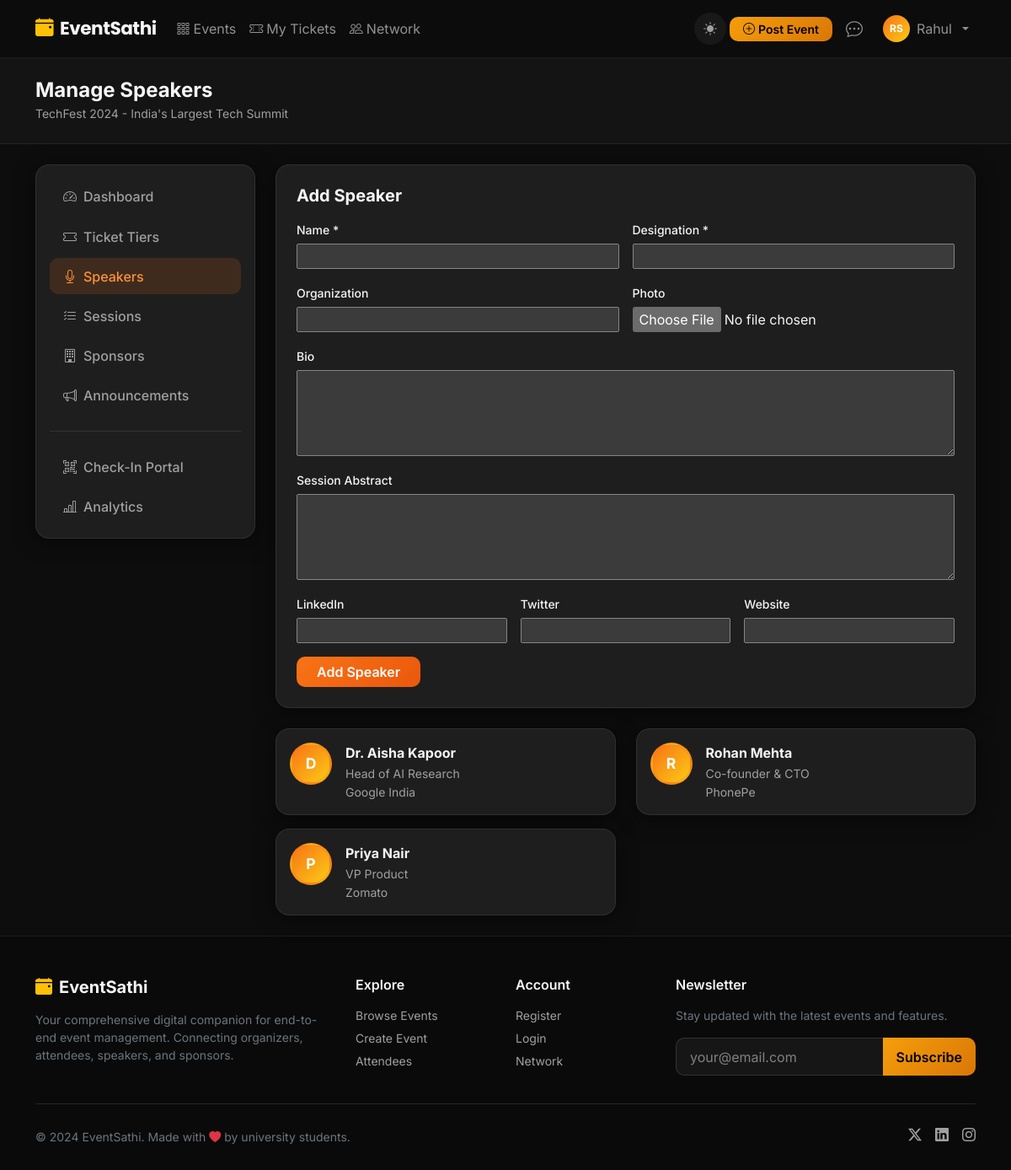
Screenshot of /events/techfest-2024/manage/speakers/ (signed in) with the database file from the repository.
### events/models.py (models this page shows, shortened)
class Event(models.Model):
    STATUS_CHOICES = [
        ('draft', 'Draft'),
        ('published', 'Published'),
        ('ongoing', 'Ongoing'),
        ('completed', 'Completed'),
        ('cancelled', 'Cancelled'),
    ]
    CATEGORY_CHOICES = [
        ('conference', 'Conference'),
        ('workshop', 'Workshop'),
        ('seminar', 'Seminar'),
        ('webinar', 'Webinar'),
        ('hackathon', 'Hackathon'),
        ('cultural', 'Cultural'),
        ('sports', 'Sports'),
        ('networking', 'Networking'),
        ('other', 'Other'),
    ]
    organizer = models.ForeignKey(User, on_delete=models.CASCADE, related_name='organized_events')
    title = models.CharField(max_length=300)
    slug = models.SlugField(max_length=300, unique=True)
    description = models.TextField()
    category = models.CharField(max_length=50, choices=CATEGORY_CHOICES, default='conference')
    banner = models.ImageField(upload_to='event_banners/', blank=True, null=True)
    start_date = models.DateTimeField()
    end_date = models.DateTimeField()
    registration_start = models.DateTimeField(blank=True, null=True)
    registration_end = models.DateTimeField(blank=True, null=True)
    venue = models.CharField(max_length=300)
    city = models.CharField(max_length=100)
    is_virtual = models.BooleanField(default=False)
    virtual_link = models.URLField(blank=True)
    max_capacity = models.PositiveIntegerField(default=100)
    status = models.CharField(max_length=20, choices=STATUS_CHOICES, default='published')
    is_featured = models.BooleanField(default=False)
    tags = models.CharField(max_length=500, blank=True)
    created_at = models.DateTimeField(auto_now_add=True)
    updated_at = models.DateTimeField(auto_now=True)
    class Meta:
        ordering = ['-start_date']

class Speaker(models.Model):
    event = models.ForeignKey(Event, on_delete=models.CASCADE, related_name='speakers')
    user = models.ForeignKey(User, on_delete=models.SET_NULL, null=True, blank=True, related_name='speaker_profiles')
    name = models.CharField(max_length=200)
    designation = models.CharField(max_length=200)
    organization = models.CharField(max_length=200, blank=True)
    bio = models.TextField()
    photo = models.ImageField(upload_to='speaker_photos/', blank=True, null=True)
    abstract = models.TextField(blank=True)
    linkedin = models.URLField(blank=True)
    twitter = models.URLField(blank=True)
    website = models.URLField(blank=True)

### events/views.py (the view)
# urls.py: path('<slug:slug>/manage/speakers/', views.manage_speakers, name='manage_speakers'),
@login_required
def manage_speakers(request, slug):
    event = get_object_or_404(Event, slug=slug, organizer=request.user)
    form = SpeakerForm(request.POST or None, request.FILES or None)
    if request.method == 'POST' and form.is_valid():
        speaker = form.save(commit=False)
        speaker.event = event
        speaker.save()
        messages.success(request, 'Speaker added!')
        return redirect('manage_speakers', slug=slug)
    speakers = event.speakers.all()
    return render(request, 'events/manage/speakers.html', {'event': event, 'form': form, 'speakers': speakers})

### events/forms.py
class SpeakerForm(forms.ModelForm):
    class Meta:
        model = Speaker
        fields = ['name', 'designation', 'organization', 'bio', 'photo', 'abstract', 'linkedin', 'twitter', 'website']
        widgets = {
            'bio': forms.Textarea(attrs={'rows': 4}),
            'abstract': forms.Textarea(attrs={'rows': 4}),
        }

### templates/events/manage/speakers.html (shortened to what this page needs)
{% extends 'base.html' %}
{% block content %}
<div class="py-4" style="background:var(--es-dark-2);border-bottom:1px solid var(--es-border);">
    <div class="container"><h4 class="fw-bold mb-0">Manage Speakers</h4><small class="text-muted">{{ event.title }}</small></div>
</div>
<div class="container py-4">
    <div class="row gy-4">
        <div class="col-lg-3">
            <div class="card p-3 manage-sidebar">
                <nav class="nav flex-column gap-1">
                    <a class="nav-link" href="{% url 'event_manage' event.slug %}"><i class="bi bi-speedometer2 me-2"></i>Dashboard</a>
                    <a class="nav-link" href="{% url 'manage_tickets' event.slug %}"><i class="bi bi-ticket me-2"></i>Ticket Tiers</a>
                    <a class="nav-link active" href="{% url 'manage_speakers' event.slug %}"><i class="bi bi-mic me-2"></i>Speakers</a>
                    <a class="nav-link" href="{% url 'manage_sessions' event.slug %}"><i class="bi bi-list-check me-2"></i>Sessions</a>
                    <a class="nav-link" href="{% url 'manage_sponsors' event.slug %}"><i class="bi bi-building me-2"></i>Sponsors</a>
                    <a class="nav-link" href="{% url 'manage_announcements' event.slug %}"><i class="bi bi-megaphone me-2"></i>Announcements</a>
                    <hr class="border-secondary">
                    <a class="nav-link" href="{% url 'check_in' event.slug %}"><i class="bi bi-qr-code-scan me-2"></i>Check-In Portal</a>
                    <a class="nav-link" href="{% url 'event_analytics' event.slug %}"><i class="bi bi-bar-chart-line me-2"></i>Analytics</a>
                </nav>
            </div>
        </div>
        <div class="col-lg-9">
            <div class="card p-4 mb-4">
                <h5 class="fw-bold mb-3">Add Speaker</h5>
                <form method="post" enctype="multipart/form-data" novalidate>
                    <div class="row g-3">
                        <div class="col-md-6"><label class="form-label small">Name *</label>{{ form.name }}</div>
                        <div class="col-md-6"><label class="form-label small">Designation *</label>{{ form.designation }}</div>
                        <div class="col-md-6"><label class="form-label small">Organization</label>{{ form.organization }}</div>
                        <div class="col-md-6"><label class="form-label small">Photo</label>{{ form.photo }}</div>
                        <div class="col-12"><label class="form-label small">Bio</label>{{ form.bio }}</div>
                        <div class="col-12"><label class="form-label small">Session Abstract</label>{{ form.abstract }}</div>
                        <div class="col-md-4"><label class="form-label small">LinkedIn</label>{{ form.linkedin }}</div>
                        <div class="col-md-4"><label class="form-label small">Twitter</label>{{ form.twitter }}</div>
                        <div class="col-md-4"><label class="form-label small">Website</label>{{ form.website }}</div>
                    </div>
                    <button type="submit" class="btn btn-primary mt-3 px-4">Add Speaker</button>
                </form>
            </div>
            {% if speakers %}
            <div class="row gy-3">
                {% for speaker in speakers %}
                <div class="col-md-6">
                    <div class="card p-3">
                        <div class="d-flex gap-3">
                            {% if speaker.photo %}<img src="{{ speaker.photo.url }}" style="width:50px;height:50px;border-radius:50%;object-fit:cover;" alt="">
                            {% else %}<div class="speaker-avatar" style="width:50px;height:50px;font-size:1.1rem;flex-shrink:0;">{{ speaker.name|first|upper }}</div>{% endif %}
                            <div>
                                <div class="fw-bold">{{ speaker.name }}</div>
                                <small class="text-muted">{{ speaker.designation }}</small>
                                {% if speaker.organization %}<small class="text-muted d-block">{{ speaker.organization }}</small>{% endif %}
                            </div>
                        </div>
                    </div>
                </div>
                {% endfor %}
            </div>
            {% endif %}
        </div>
    </div>
</div>
{% endblock %}

### templates/base.html (shortened to what this page needs)
<!DOCTYPE html>
<html lang="en" data-theme="dark">
<head>
    <link href="https://cdn.jsdelivr.net/npm/bootstrap@5.3.2/dist/css/bootstrap.min.css" rel="stylesheet">
    <link href="https://cdn.jsdelivr.net/npm/bootstrap-icons@1.11.3/font/bootstrap-icons.css" rel="stylesheet">
    {% load static %}
    <link rel="stylesheet" href="{% static 'css/style.css' %}">
</head>
<body>
<nav class="navbar navbar-expand-lg navbar-dark sticky-top" id="mainNav">
    <div class="container">
        <a class="navbar-brand fw-bold" href="{% url 'home' %}">
            <i class="bi bi-calendar-event-fill me-2 text-warning"></i>EventSathi
        </a>
        <div class="collapse navbar-collapse" id="navbarNav">
            <ul class="navbar-nav me-auto">
                <li class="nav-item">
                    <a class="nav-link" href="{% url 'event_list' %}"><i class="bi bi-grid-3x3-gap me-1"></i>Events</a>
                </li>
                {% if user.is_authenticated %}
                <li class="nav-item">
                    <a class="nav-link" href="{% url 'my_tickets' %}"><i class="bi bi-ticket-perforated me-1"></i>My Tickets</a>
                </li>
                <li class="nav-item">
                    <a class="nav-link" href="{% url 'network_hub' %}"><i class="bi bi-people me-1"></i>Network</a>
                </li>
                {% endif %}
            </ul>
            <ul class="navbar-nav ms-auto align-items-center">
                <li class="nav-item me-1">
                    <button class="theme-toggle border-0" id="themeToggle" title="Toggle light/dark mode">
                        <i class="bi bi-moon-stars-fill" id="themeIcon"></i>
                    </button>
                </li>
                {% if user.is_authenticated %}
                {% with profile=user.profile %}
                {% if profile.role == 'organizer' or user.is_staff %}
                <li class="nav-item me-2">
                    <a class="btn btn-warning btn-sm px-3 fw-semibold" href="{% url 'event_create' %}">
                        <i class="bi bi-plus-circle me-1"></i>Post Event
                    </a>
                </li>
                {% endif %}
                {% endwith %}
                <li class="nav-item me-2">
                    <a class="nav-link position-relative" href="{% url 'messages_list' %}">
                        <i class="bi bi-chat-dots fs-5"></i>
                    </a>
                </li>
                <li class="nav-item dropdown">
                    <a class="nav-link dropdown-toggle d-flex align-items-center gap-2" href="#" data-bs-toggle="dropdown">
                        <div class="avatar-sm">{{ user.first_name|first|upper }}{{ user.last_name|first|upper }}</div>
                        <span>{{ user.first_name|default:user.username }}</span>
                    </a>
                </li>
                {% endif %}
            </ul>
        </div>
    </div>
</nav>
{% block content %}{% endblock %}
<footer class="footer mt-auto">
    <div class="container">
        <div class="row gy-4">
            <div class="col-lg-4">
                <h5 class="fw-bold text-white mb-3"><i class="bi bi-calendar-event-fill me-2 text-warning"></i>EventSathi</h5>
                <p class="text-secondary small">Your comprehensive digital companion for end-to-end event management. Connecting organizers, attendees, speakers, and sponsors.</p>
            </div>
            <div class="col-lg-2 col-6">
                <h6 class="text-white fw-semibold mb-3">Explore</h6>
                <ul class="list-unstyled small">
                    <li><a href="{% url 'event_list' %}" class="footer-link">Browse Events</a></li>
                    <li><a href="{% url 'event_create' %}" class="footer-link">Create Event</a></li>
                    <li><a href="{% url 'attendees_list' %}" class="footer-link">Attendees</a></li>
                </ul>
            </div>
            <div class="col-lg-2 col-6">
                <h6 class="text-white fw-semibold mb-3">Account</h6>
                <ul class="list-unstyled small">
                    <li><a href="{% url 'register' %}" class="footer-link">Register</a></li>
                    <li><a href="{% url 'login' %}" class="footer-link">Login</a></li>
                    <li><a href="{% url 'network_hub' %}" class="footer-link">Network</a></li>
                </ul>
            </div>
            <div class="col-lg-4">
                <h6 class="text-white fw-semibold mb-3">Newsletter</h6>
                <p class="text-secondary small">Stay updated with the latest events and features.</p>
                <div class="input-group">
                    <input type="email" class="form-control bg-dark border-secondary text-white" placeholder="your@email.com">
                    <button class="btn btn-warning px-3">Subscribe</button>
                </div>
            </div>
        </div>
        <hr class="border-secondary mt-4">
        <div class="d-flex flex-wrap justify-content-between align-items-center py-2">
            <p class="text-secondary small mb-0">&copy; 2024 EventSathi. Made with <i class="bi bi-heart-fill text-danger"></i> by university students.</p>
            <div class="d-flex gap-3">
                <a href="#" class="footer-link"><i class="bi bi-twitter-x"></i></a>
                <a href="#" class="footer-link"><i class="bi bi-linkedin"></i></a>
                <a href="#" class="footer-link"><i class="bi bi-instagram"></i></a>
            </div>
        </div>
    </div>
</footer>
</body>
</html>

### templates/events/manage/speakers.html (style rules this page uses)
input, textarea, select { width:100%; display:block; }

### rows the page displays
Event: title "TechFest 2024 - India's Largest Tech Summit"
Speaker: name|first "D", name "Dr. Aisha Kapoor", designation "Head of AI Research", organization "Google India"
Speaker: name|first "R", name "Rohan Mehta", designation "Co-founder & CTO", organization "PhonePe"
Speaker: name|first "P", name "Priya Nair", designation "VP Product", organization "Zomato"

### other values shown
{{ user.first_name|first|upper }} "R"
{{ user.last_name|first|upper }} "S"
{{ user.first_name|default:user.username }} "Rahul"
